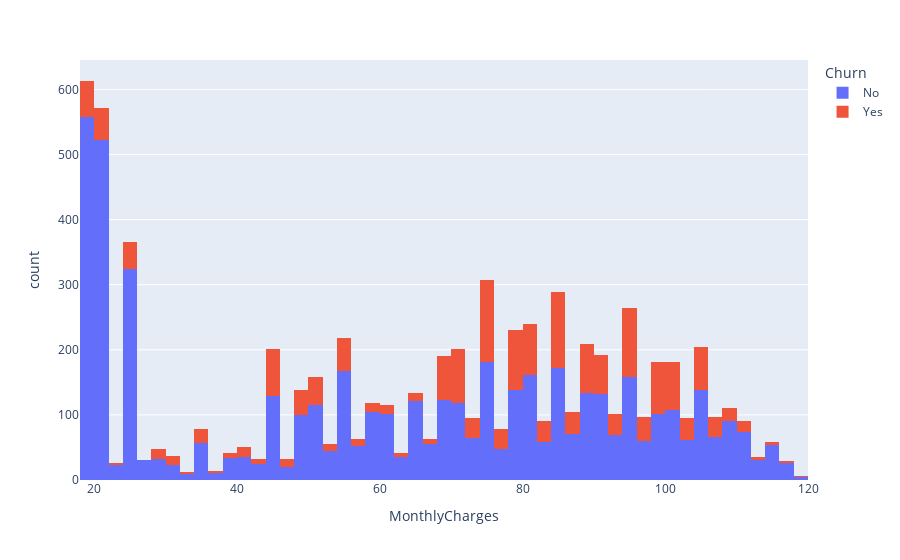

The cell this chart's notebook holds for it:
### Code cell
px.histogram(data, x="MonthlyCharges", color="Churn")

### Figure 1 — Plotly figure (JSON) as saved in the notebook; plotly's stock layout.template omitted (floating-point values rounded to 4 significant figures; data arrays with more than 128 entries replaced by an {"elided": "..."} marker saying what was removed)
{"data": [{"alignmentgroup": "True", "bingroup": "x", "hovertemplate": "Churn=No<br>MonthlyCharges=%{x}<br>count=%{y}<extra></extra>", "legendgroup": "No", "marker": {"color": "#636efa", "pattern": {"shape": ""}}, "name": "No", "offsetgroup": "No", "orientation": "v", "showlegend": true, "type": "histogram", "x": {"elided": "5174 float values"}, "xaxis": "x", "yaxis": "y"}, {"alignmentgroup": "True", "bingroup": "x", "hovertemplate": "Churn=Yes<br>MonthlyCharges=%{x}<br>count=%{y}<extra></extra>", "legendgroup": "Yes", "marker": {"color": "#EF553B", "pattern": {"shape": ""}}, "name": "Yes", "offsetgroup": "Yes", "orientation": "v", "showlegend": true, "type": "histogram", "x": {"elided": "1869 float values"}, "xaxis": "x", "yaxis": "y"}], "layout": {"barmode": "relative", "legend": {"title": {"text": "Churn"}, "tracegroupgap": 0}, "margin": {"t": 60}, "xaxis": {"anchor": "y", "domain": [0, 1], "title": {"text": "MonthlyCharges"}}, "yaxis": {"anchor": "x", "domain": [0, 1], "title": {"text": "count"}}}}
